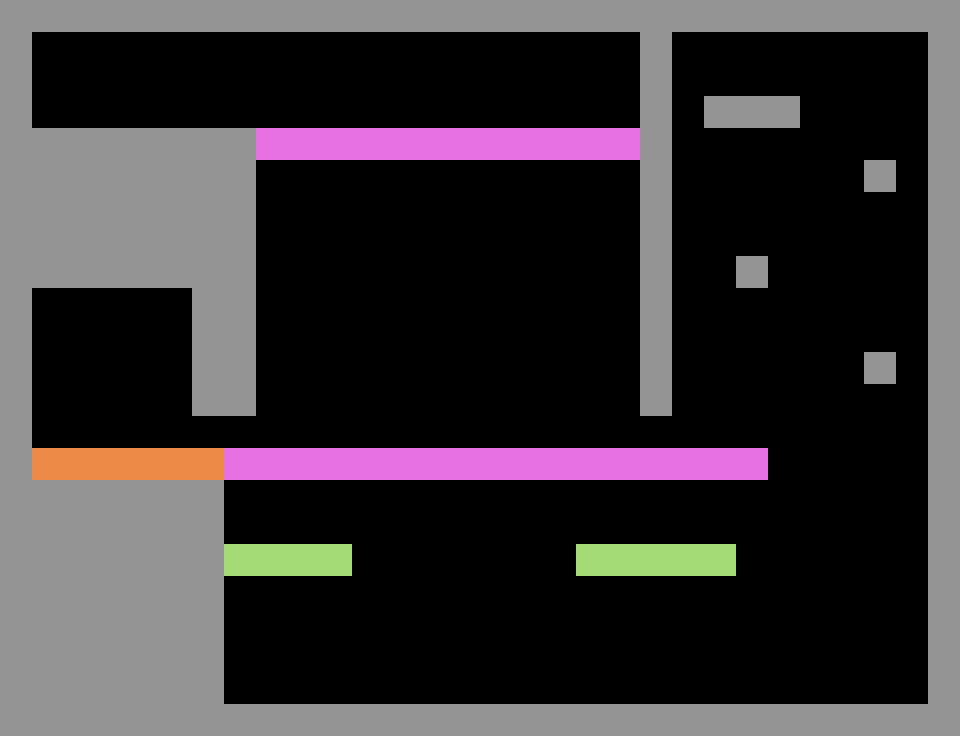

The image is a tile-based game level rendered from a .tmx file. Its description and source (layers, tilesets, objects; grid data summarised) follow:
An orthogonal 30x23 tile map with 32x32 px tiles, 3 tile layers (blockedLayer, greenFilter, moveableLayer), 1 hidden layer not drawn and 26 objects.

<map version="1.2" tiledversion="1.2.3" orientation="orthogonal" renderorder="right-down" width="30" height="23" tilewidth="32" tileheight="32" infinite="0" nextlayerid="20" nextobjectid="59">
 <tileset firstgid="1" name="tileset" tilewidth="32" tileheight="32" tilecount="16" columns="4">
  <image source="tileset.png" width="128" height="128" />
 </tileset>
 <layer id="16" name="backgroundLayer" width="30" height="23" visible="0">
  <data>[690 cells, 667 non-empty, 1 distinct tile ids]</data>
 </layer>
 <layer id="17" name="blockedLayer" width="30" height="23">
  <data>[690 cells, 211 non-empty, 2 distinct tile ids]</data>
 </layer>
 <objectgroup id="12" name="objectsLayer">
  <object id="25" gid="7" x="96" y="96" width="32" height="32">
   <properties>
    <property name="type" value="playerStart" />
   </properties>
  </object>
  <object id="26" gid="7" x="96" y="416" width="32" height="32">
   <properties>
    <property name="type" value="exit" />
   </properties>
  </object>
  <object id="28" gid="7" x="192" y="128" width="32" height="32">
   <properties>
    <property name="id" type="int" value="1" />
    <property name="type" value="button" />
   </properties>
  </object>
  <object id="30" gid="7" x="736" y="96" width="32" height="32">
   <properties>
    <property name="id" type="int" value="1" />
    <property name="type" value="button" />
   </properties>
  </object>
  <object id="32" gid="7" x="224" y="704" width="32" height="32">
   <properties>
    <property name="type" value="spike" />
   </properties>
  </object>
  <object id="33" gid="7" x="256" y="704" width="32" height="32">
   <properties>
    <property name="type" value="spike" />
   </properties>
  </object>
  <object id="34" gid="7" x="288" y="704" width="32" height="32">
   <properties>
    <property name="type" value="spike" />
   </properties>
  </object>
  <object id="35" gid="7" x="320" y="704" width="32" height="32">
   <properties>
    <property name="type" value="spike" />
   </properties>
  </object>
  <object id="36" gid="7" x="352" y="704" width="32" height="32">
   <properties>
    <property name="type" value="spike" />
   </properties>
  </object>
  <object id="37" gid="7" x="384" y="704" width="32" height="32">
   <properties>
    <property name="type" value="spike" />
   </properties>
  </object>
  <object id="38" gid="7" x="416" y="704" width="32" height="32">
   <properties>
    <property name="type" value="spike" />
   </properties>
  </object>
  <object id="39" gid="7" x="448" y="704" width="32" height="32">
   <properties>
    <property name="type" value="spike" />
   </properties>
  </object>
  <object id="40" gid="7" x="480" y="704" width="32" height="32">
   <properties>
    <property name="type" value="spike" />
   </properties>
  </object>
  <object id="41" gid="7" x="512" y="704" width="32" height="32">
   <properties>
    <property name="type" value="spike" />
   </properties>
  </object>
  <object id="42" gid="7" x="544" y="704" width="32" height="32">
   <properties>
    <property name="type" value="spike" />
   </properties>
  </object>
  <object id="43" gid="7" x="576" y="704" width="32" height="32">
   <properties>
    <property name="type" value="spike" />
   </properties>
  </object>
  <object id="44" gid="7" x="608" y="704" width="32" height="32">
   <properties>
    <property name="type" value="spike" />
   </properties>
  </object>
  <object id="50" gid="7" x="640" y="704" width="32" height="32">
   <properties>
    <property name="type" value="spike" />
   </properties>
  </object>
  <object id="51" gid="7" x="672" y="704" width="32" height="32">
   <properties>
    <property name="type" value="spike" />
   </properties>
  </object>
  <object id="52" gid="7" x="704" y="704" width="32" height="32">
   <properties>
    <property name="type" value="spike" />
   </properties>
  </object>
  <object id="53" gid="7" x="736" y="704" width="32" height="32">
   <properties>
    <property name="type" value="spike" />
   </properties>
  </object>
  <object id="54" gid="7" x="768" y="704" width="32" height="32">
   <properties>
    <property name="type" value="spike" />
   </properties>
  </object>
  <object id="55" gid="7" x="800" y="704" width="32" height="32">
   <properties>
    <property name="type" value="spike" />
   </properties>
  </object>
  <object id="56" gid="7" x="832" y="704" width="32" height="32">
   <properties>
    <property name="type" value="spike" />
   </properties>
  </object>
  <object id="57" gid="7" x="864" y="704" width="32" height="32">
   <properties>
    <property name="type" value="spike" />
   </properties>
  </object>
  <object id="58" gid="7" x="896" y="704" width="32" height="32">
   <properties>
    <property name="type" value="spike" />
   </properties>
  </object>
 </objectgroup>
 <layer id="19" name="greenFilter" width="30" height="23">
  <properties>
   <property name="color" value="A4DB77" />
   <property name="type" value="filterLayer" />
  </properties>
  <data>[690 cells, 9 non-empty, 1 distinct tile ids]</data>
 </layer>
 <layer id="18" name="moveableLayer" width="30" height="23">
  <properties>
   <property name="id" type="int" value="1" />
   <property name="type" value="moveableLayer" />
  </properties>
  <data>[690 cells, 29 non-empty, 1 distinct tile ids]</data>
 </layer>
</map>
